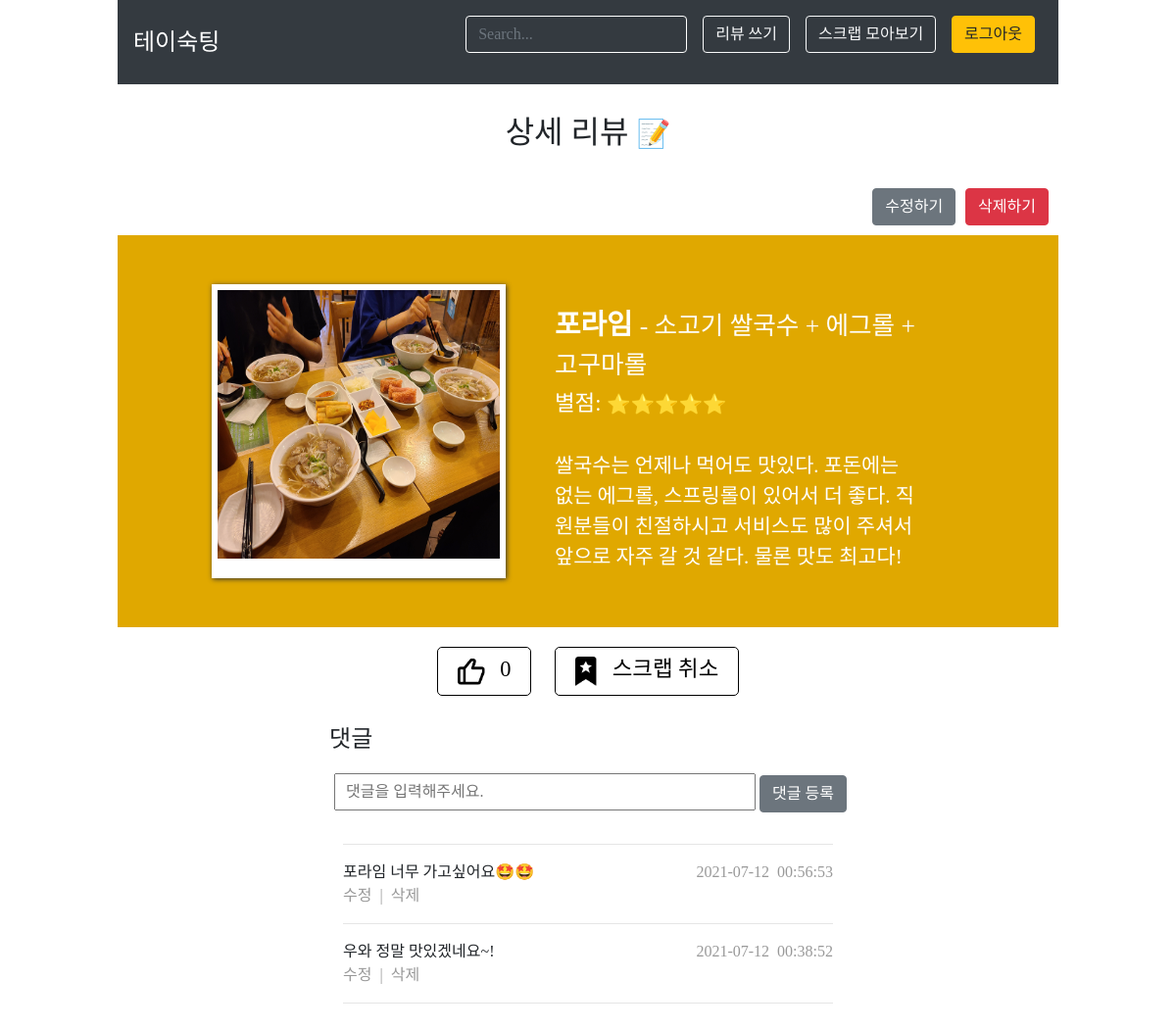
Page /review/detail/2 (signed in) on the committed database.
### crudapp/models.py (models this page shows, shortened)
class Review(models.Model): #User와 다대다 관계(중개모델:Scrap), Comment와 일대다 관계
    restaurant = models.CharField(max_length=200)
    food = models.CharField(max_length=200)
    rating = models.IntegerField(validators=[MinValueValidator(1), MaxValueValidator(5)])
    review = models.TextField(null=True)
    food_image = models.ImageField(upload_to='images/', null=True)
    users_scrap = models.ManyToManyField(User, related_name="scrapped_review", through="Scrap")
    users_like = models.ManyToManyField(User, related_name="liked_review", through="Like")

class Comment(models.Model):
    review = models.ForeignKey(Review, on_delete=models.CASCADE)
    content = models.CharField(max_length=100)
    created_at = models.DateTimeField(auto_now_add=True)
    updated_at = models.DateTimeField(auto_now=True)

### crudapp/views.py (the view)
# urls.py: path('detail/<int:review_id>', views.detail, name="detail"),
def detail(request, review_id):
    review_detail = get_object_or_404(Review, pk=review_id)
    scrap = Scrap.objects.filter(user=request.user, review=review_detail)
    like = Like.objects.filter(user=request.user, review=review_detail)
    like_count = Like.objects.filter(review=review_detail).count
    if request.method == 'POST':
        form = CommentForm(request.POST)
        if form.is_valid():
            comment = form.save(commit=False)
            comment.review = review_detail
            comment.save()
            return redirect('detail', review_id=review_detail.pk)
        else:
            redirect('list')
    else:
        form = CommentForm()
        return render(request, 'crudapp/detail.html', {'form':form, 'review':review_detail, 'scrap':scrap, 'like':like, 'like_count':like_count})

### crudapp/forms.py
class CommentForm(forms.ModelForm):
    class Meta:
        model = Comment
        fields = ['content']

### crudapp/templates/crudapp/detail.html (shortened to what this page needs)
{% extends 'base.html' %}
{% load static %}
{% block css %}
<link rel="stylesheet" type="text/css" href="{% static 'crudapp/css/detail.css' %}"/>
{% endblock %}
{% block content %}
<div id="title">
    <h2>상세 리뷰 <small>📝</small></h2>
</div>
<div id="btn_groups"class="d-flex justify-content-end">
    <a href="{% url 'reviewupdate' review.id %}"><button type="button" class="btn btn-secondary">수정하기</button></a>
    <a href="{% url 'reviewdelete' review.id %}" onclick="return confirm('정말 삭제하시겠습니까?');"><button type="button" class="btn btn-danger">삭제하기</button></a>
</div>
<div class="description">
    <div class="review_content">
        {% if review.food_image %}
        <img class="food_image" src="{{ review.food_image.url }}"/>
        {% endif %}
        <div class="food_description">
            <span class="restaurant">{{ review.restaurant }}</span>
            <span class="food_menu"> - {{ review.food }}</span>
            <div class="rating">별점:
                {% if review.rating == 5 %}
                <small>⭐⭐⭐⭐⭐</small>
                {% elif review.rating == 4 %}
                <small>⭐⭐⭐⭐</small>
                {% elif review.rating == 3 %}
                <small>⭐⭐⭐</small>
                {% elif review.rating == 2 %}
                <small>⭐⭐</small>
                {% elif review.rating == 1 %}
                <small>⭐</small>
                {% endif %}
            </div>
            <p class="review_content">{{ review.review }}</p>
        </div>
    </div>
</div>
<div class="my">
    <a href="{% url 'like' review.id %}"><div class="like">
        {% if like %}
        <img src="{% static 'crudapp/images/like_icon.png' %}"/>
        {% else %}
        <img src="{% static 'crudapp/images/likenot_icon.png' %}"/>
        {% endif %}
        <span>{{ like_count }}</span>
    </div></a>
    <a href="{% url 'scrap' review.id %}"><div class="scrap">
        {% if scrap %}
        <img src="{% static 'crudapp/images/scrap_icon.png' %}"/>
        <span>스크랩 취소</span>
        {% else %}
        <img src="{% static 'crudapp/images/scrapnot_icon.png' %}"/>
        <span>스크랩</span>
        {% endif %}
    </div></a>
</div>
<div class="comment">
    <div class="item">
        <h4>댓글</h4>
        <form id="comment_create_form" method='POST'>
            {{form}}
            <button type="submit" class="btn btn-secondary">댓글 등록</button>
        </form>
    </div>
    <div class="item comment_list">
    {% for comment in review.comment_set.all|dictsortreversed:"created_at" %}
        {% if edit_form and edit_form_id == comment.id %}
        <hr/>
        <form id="comment_update_form" method='POST'>
            {% csrf_token %}
            {{edit_form}}
            <button type="submit" class="btn btn-secondary">댓글 수정</button>
        </form>
        {% else %}
        <hr/>
        <span class="content">{{ comment.content }}</span>
        <span class="created_at">{{ comment.created_at|date:"Y" }}-{{comment.created_at|date:"m" }}-{{comment.created_at|date:"d" }}&nbsp;&nbsp;{{comment.created_at|date:"H" }}:{{comment.created_at|date:"i" }}:{{comment.created_at|date:"s" }}</span>
        <br>
        <div class="comment_btn_groups">
            <span class="comment_update_btn" onclick="location.href='{% url 'commentupdate' comment.id %}'">수정</span>
            &nbsp;|&nbsp;
            <span class="comment_delete_btn" onclick="location.href='{% url 'commentdelete' comment.id %}'">삭제</span>
        </div>
        {% endif %}
    {% endfor %}
        <hr/>
    </div>
</div>
{% endblock %}

### crudapp/static/crudapp/css/detail.css (style rules this page uses)
#title h2 { text-align: center; padding: 30 0 30 0; }
#btn_groups button { margin: 0 10 10 0; }
.description { height: 400px; background-color: #E0A800; padding-left: 10%; padding-right: 10%; }
.food_image { float: left; border:solid #fff; border-width:6px 6px 20px 6px; box-shadow:1px 1px 5px #333; -webkit-box-shadow:1px 1px 5px #333; -moz-box-shadow:1px 1px 5px #333; height:300px; width:300px; margin: 50 50 50 0; }
.food_description { padding: 70 50 50 50; color: #fff; font-size: 1.8rem; }
.restaurant { font-weight: bold; }
.food_menu { font-size: 1.6rem; }
.rating { font-size: 1.4rem; margin-top: 3px; margin-bottom: 30px; }
.review_content { font-size: 1.3rem; }
.my { width: fit-content; margin: 0 auto; }
.like, .scrap { display: inline-block; height: 50px; font-size: 1.4rem; border: 1px solid black; border-radius: 5px; color: black; padding: 5 20; margin: 20 10 0; cursor: pointer; }
.like img, .scrap img { max-width: 28px; max-height: 30px; margin-right: 10px; }
.comment { margin: 30 0; display: flex; flex-flow: column wrap; justify-content: center; align-items: center; }
.comment .item { width: fit-content; min-width: 500px; }
.comment h4 { margin-bottom: 20px; }
#comment_create_form [name="content"], #comment_update_form [name="content"] { padding: 5 10; margin-left: 5px; width: 430px; }
.comment_list .content { float: left; }
.comment_list .created_at { float: right; color: #999; }
.comment_btn_groups { color: #999; }
.comment_list .comment_update_btn, .comment_list .comment_delete_btn { cursor: pointer; }
.comment_list .content::after, .comment_list .created_at::after, .comment_list .comment_delete_btn::after { clear: both; }

### crudproject/templates/base.html (style rules this page uses)
body { font-family: '777Balsamtint'; padding-left: 10%; padding-right: 10%; }

### rows in the picture
Review: food_image (picture), restaurant "포라임", food "소고기 쌀국수 + 에그롤 + 고구마롤", review "쌀국수는 언제나 먹어도 맛있다. 포돈에는 없는 에그롤, 스프링롤이 있어서 더 좋다. 직원분들이 친절하시고 서비스도 많이 주셔서 앞으로 자주 갈 것 같다. 물론 맛도 최고다!"
Comment: content "포라임 너무 가고싶어요🤩🤩", created_at "2021", created_at "07", created_at "12", created_at "00", created_at "56", created_at "53"
Comment: content "우와 정말 맛있겠네요~!", created_at "2021", created_at "07", created_at "12", created_at "00", created_at "38", created_at "52"

### other values in the picture
{{ like_count }} "0"
